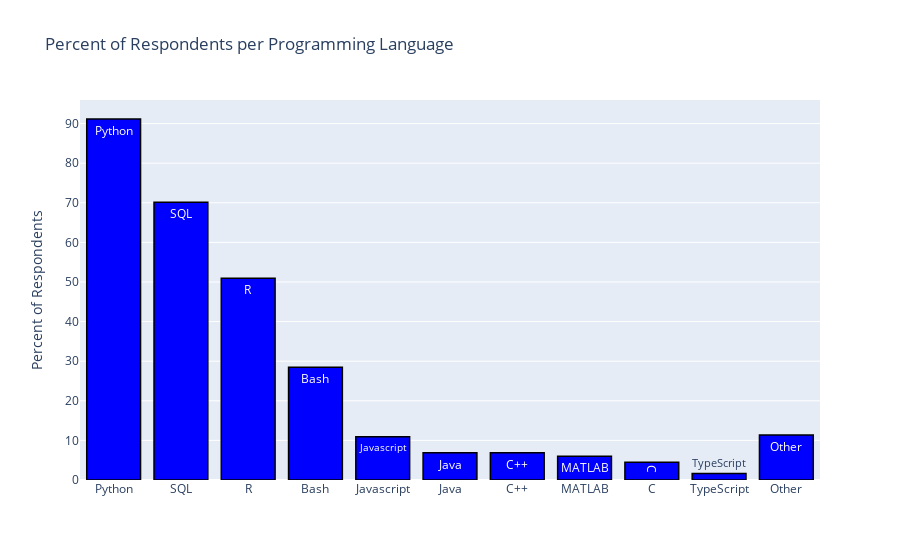

The notebook cell this image was saved under:
### Code cell
question_number = 'Q18'
title='Percent of Respondents per Programming Language'
plot_multiple_choice_12_multiple_selections(data,data_with_question_on_top,title,y_axis_title,question_number,
                                           question_part_1 = 'Q18_Part_1',
                                            question_part_2 = 'Q18_Part_3',
                                            question_part_3 = 'Q18_Part_2',
                                            question_part_4 = 'Q18_Part_9',
                                            question_part_5 = 'Q18_Part_7',
                                            question_part_6 = 'Q18_Part_6',
                                            question_part_7 = 'Q18_Part_5',
                                            question_part_8 = 'Q18_Part_10',
                                            question_part_9 = 'Q18_Part_4',
                                            question_part_10 = 'Q18_Part_8',
                                            question_part_11 = 'Q18_Part_11',
                                            question_part_12 = 'Q18_Part_12',
                                            percent_instead_of_count=True,
                                            response_count=667)

### Figure 1 — Plotly figure (JSON) as saved in the notebook; plotly's stock layout.template omitted (floating-point values rounded to 4 significant figures)
{"data": [{"marker": {"color": "blue", "line": {"color": "black", "width": 1.5}}, "name": "Kaggle Survey 2019", "text": ["Python"], "type": "bar", "x": ["Python"], "y": [91.15]}, {"marker": {"color": "blue", "line": {"color": "black", "width": 1.5}}, "name": "Kaggle Survey 2019", "text": ["SQL"], "type": "bar", "x": ["SQL"], "y": [70.16]}, {"marker": {"color": "blue", "line": {"color": "black", "width": 1.5}}, "name": "Kaggle Survey 2019", "text": ["R"], "type": "bar", "x": ["R"], "y": [50.97]}, {"marker": {"color": "blue", "line": {"color": "black", "width": 1.5}}, "name": "Kaggle Survey 2019", "text": ["Bash"], "type": "bar", "x": ["Bash"], "y": [28.49]}, {"marker": {"color": "blue", "line": {"color": "black", "width": 1.5}}, "name": "Kaggle Survey 2019", "text": ["Javascript"], "type": "bar", "x": ["Javascript"], "y": [10.94]}, {"marker": {"color": "blue", "line": {"color": "black", "width": 1.5}}, "name": "Kaggle Survey 2019", "text": ["Java"], "type": "bar", "x": ["Java"], "y": [6.897]}, {"marker": {"color": "blue", "line": {"color": "black", "width": 1.5}}, "name": "Kaggle Survey 2019", "text": ["C++"], "type": "bar", "x": ["C++"], "y": [6.897]}, {"marker": {"color": "blue", "line": {"color": "black", "width": 1.5}}, "name": "Kaggle Survey 2019", "text": ["MATLAB"], "type": "bar", "x": ["MATLAB"], "y": [5.997]}, {"marker": {"color": "blue", "line": {"color": "black", "width": 1.5}}, "name": "Kaggle Survey 2019", "text": ["C"], "type": "bar", "x": ["C"], "y": [4.498]}, {"marker": {"color": "blue", "line": {"color": "black", "width": 1.5}}, "name": "Kaggle Survey 2019", "text": ["TypeScript"], "type": "bar", "x": ["TypeScript"], "y": [1.649]}, {"marker": {"color": "blue", "line": {"color": "black", "width": 1.5}}, "name": "Kaggle Survey 2019", "text": [], "type": "bar", "x": [], "y": []}, {"marker": {"color": "blue", "line": {"color": "black", "width": 1.5}}, "name": "Kaggle Survey 2019", "text": ["Other"], "type": "bar", "x": ["Other"], "y": [11.39]}], "layout": {"barmode": "group", "showlegend": false, "title": {"text": "Percent of Respondents per Programming Language"}, "yaxis": {"title": {"text": "Percent of Respondents"}}}}
